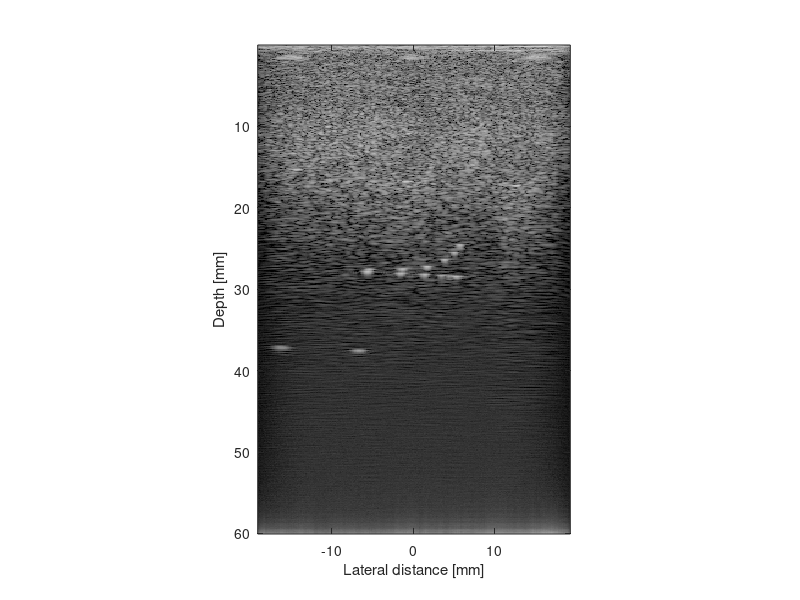
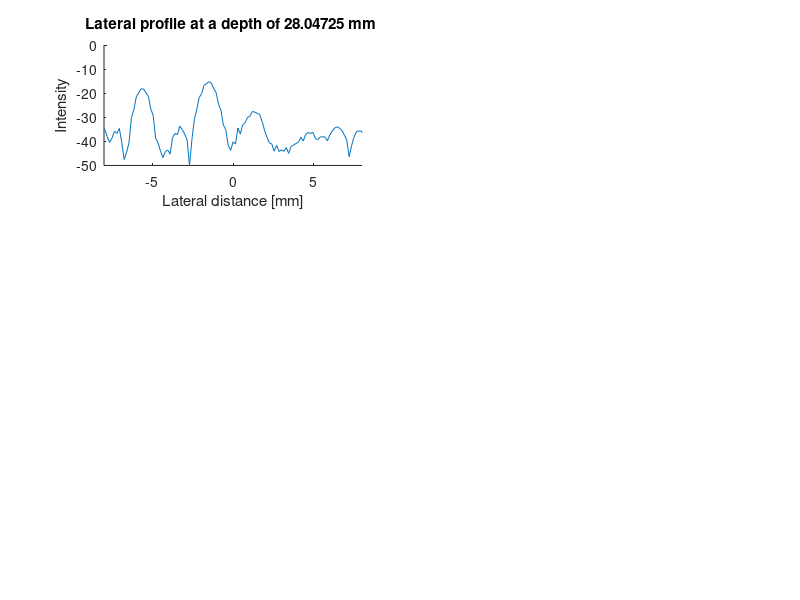

The MATLAB source for these figures, in order: (Note: this script raises an error after producing the figures.)
%% Load Resolution Data
load('BE17B009_resolution_ST')
sa = RF_sum;  fs = 40e6;  c = 1540;
no_lines = size(sa,2);
dx = 0.3e-3/2;  
t1 = 25e-9;
min_sample = min(t1)*fs;
figure(1); grid on
env = abs(hilbert(sa));
env_dB = 20*log10(env);
env_dB = env_dB - max(max(env_dB));
dynamic_range= -50;
env_dB(env_dB<dynamic_range)=dynamic_range;
env_gray0 = env_dB;
x = ((1:no_lines)-no_lines/2)*dx;
depth = ((0:size(env,1)-1)+ min_sample)/fs*c/2;
 
figure(1);
imagesc(x*1000, depth*1000,env_gray0) 
colormap(gray)
xlabel('Lateral distance [mm]')
ylabel('Depth [mm]')
axis('image')

%% Lateral Resolution

lateral_profile1 = env_gray0(1457,:); % 28.04725
lateral_profile2 = env_gray0(1468,:); % 28.25900
lateral_profile3 = env_gray0(1475,:); % 28.39375
lateral_profile4 = env_gray0(1482,:); % 28.52850
lateral_profile5 = env_gray0(1484,:); % 28.56700

figure(2);
subplot(3,2,1); hold on; plot(x*1000,lateral_profile1, LineWidth=1); xlabel('Lateral distance [mm]');ylabel('Intensity');
title('Lateral profile at a depth of 28.04725 mm '); xlim([-8 8]); ylim([-50 0]);
ind1 = 91; ind2 = 118;
xline([x(ind1)*1000 x(ind2)*1000], 'k', LineWidth= 1);
dist_from50 = 50-abs(max(lateral_profile1(ind1), lateral_profile1(ind2)));
yline((-50 + 0.5*(dist_from50)),'r', LineWidth= 1)

subplot(3,2,2); grid on; plot(x*1000,lateral_profile2, LineWidth=1); xlabel('Lateral distance [mm]');ylabel('Intensity');
title('Lateral profile at a depth of 28.25900 mm ');  xlim([-8 8]); ylim([-50 0]);
ind1= 118; ind2 = 137;
xline([x(ind1)*1000 x(ind2)*1000], 'k', LineWidth= 1);
dist_from50 = 50-abs(max(lateral_profile2(ind1), lateral_profile2(ind2)));
yline((-50 + 0.5*(dist_from50)),'r', LineWidth= 1)

subplot(3,2,3); grid on; plot(x*1000,lateral_profile3, LineWidth=1); xlabel('Lateral distance [mm]');ylabel('Intensity');
title('Lateral profile at a depth of 28.39375 mm ');  xlim([-8 8]); ylim([-50 0]);
ind1 = 137; ind2 = 151;
xline([x(ind1)*1000 x(ind2)*1000], 'k', LineWidth= 1);
dist_from50 = 50-abs(max(lateral_profile3(ind1), lateral_profile3(ind2)));
yline((-50 + 0.5*(dist_from50)),'r', LineWidth= 1)

subplot(3,2,4); grid on; plot(x*1000,lateral_profile4, LineWidth=1); xlabel('Lateral distance [mm]');ylabel('Intensity');
title('Lateral profile at a depth of 28.52850 mm ');  xlim([-8 8]); ylim([-50 0]);
ind1 = 151; ind2 = 157;
xline([x(ind1)*1000 x(ind2)*1000], 'k', LineWidth= 1);
dist_from50 = 50-abs(max(lateral_profile4(ind1), lateral_profile4(ind2)));
yline((-50 + 0.5*(dist_from50)),'r', LineWidth= 1)

subplot(3,2,5); grid on; plot(x*1000,lateral_profile5, LineWidth=1); xlabel('Lateral distance [mm]');ylabel('Intensity');
title('Lateral profile at a depth of 28.56700 mm ');  xlim([-8 8]); ylim([-50 0]);
ind1 = 157; ind2 = 164;
xline([x(ind1)*1000 x(ind2)*1000], 'k', LineWidth= 1);
dist_from50 = 50-abs(max(lateral_profile5(ind1), lateral_profile5(ind2)));
yline((-50 + 0.5*(dist_from50)),'r', LineWidth= 1)


%% Axial Resolution

axial_profile1=env_gray0(:,138); % 1.5
axial_profile2=env_gray0(:,116); % -1.8
axial_profile3=env_gray0(:,90);  % -5.7

figure(3);
subplot(3,1,1); hold on; plot(depth*1000,axial_profile1, LineWidth=1); 
xlabel('Axial distance [mm]');ylabel('Intensity');
title('Axial profile at a lateral distance of 1.5 mm ');
xlim([26 29]); ylim([-50 0]);
ind1 = 1414; ind2 = 1466;
xline([depth(ind1)*1000 depth(ind2)*1000], 'k', LineWidth= 1);
dist_from50 = 50-abs(max(axial_profile1(ind1), axial_profile1(ind2)));
yline((-50 + 0.5*(dist_from50)),'r', LineWidth= 1)

subplot(3,1,2); hold on; plot(depth*1000,axial_profile2, LineWidth=1); 
xlabel('Axial distance [mm]');ylabel('Intensity');
title('Axial profile at a lateral distance of -1.8 mm ');
xlim([26 29]); ylim([-50 0]);
ind1 = 1430; ind2 = 1459;
xline([depth(ind1)*1000 depth(ind2)*1000], 'k', LineWidth= 1);
dist_from50 = 50-abs(max(axial_profile2(ind1), axial_profile2(ind2)));
yline((-50 + 0.5*(dist_from50)),'r', LineWidth= 1)

subplot(3,1,3); hold on; plot(depth*1000,axial_profile3, LineWidth=1); 
xlabel('Axial distance [mm]');ylabel('Intensity');
title('Axial profile at a lateral distance of -5.7 mm ');
xlim([26 29]); ylim([-50 0]);
ind1 = 1432; ind2 = 1447;
xline([depth(ind1)*1000 depth(ind2)*1000], 'k', LineWidth= 1);
dist_from50 = 50-abs(max(axial_profile3(ind1), axial_profile3(ind2)));
yline((-50 + 0.5*(dist_from50)),'r', LineWidth= 1)



%% Load Contrast Data

load('BE17B009_contrast_ST')
sa = RF_sum;  fs = 40e6;  c = 1540;
no_lines = size(sa,2);
dx = 0.3e-3/2;  
t1 = 25e-9;
min_sample = min(t1)*fs;
figure(4); grid on
env = abs(hilbert(sa));
env_dB = 20*log10(env);
env_dB = env_dB - max(max(env_dB));
dynamic_range= -50;
env_dB(env_dB<dynamic_range)=dynamic_range;
env_gray0 = env_dB;
x = ((1:no_lines)-no_lines/2)*dx;
depth = ((0:size(env,1)-1)+ min_sample)/fs*c/2;
 
figure(4);
imagesc(x*1000, depth*1000,env_gray0) 
colormap(gray)
xlabel('Lateral distance [mm]')
ylabel('Depth [mm]')
axis('image')

%% Contrast

% Cyst pixels
c1 = env_gray0(728: 936, 192:205); 

% Background pixels
b1 = env_gray0(572: 1092, 153:173);
b2 = env_gray0(1014:1092, 153:243);
b3 = env_gray0(572:1092, 224:243); 
b4 = env_gray0(572:650, 153:243);

cyst_intensity = c1(:);
background_intensity = [b1(:); b2(:); b3(:); b4(:)];

mean_cyst = mean(cyst_intensity);
mean_bg = mean(background_intensity);

std_cyst = std(cyst_intensity);
std_bg = std(background_intensity);

CR = 20*log10(mean_cyst/mean_bg);
CNR = abs(mean_cyst - mean_bg)/sqrt(std_cyst^2 + std_bg^2);
disp(CR); disp(CNR);

%% Shade area of cyst and background pixels

% Cyst pixels
env_gray0(728: 936, 192:205) = 0; 

% Background pixels
env_gray0(572: 1092, 153:173) = 0;
env_gray0(1014:1092, 153:243) = 0;
env_gray0(572:1092, 224:243) = 0;
env_gray0(572:650, 153:243) = 0;

figure(6);
imagesc(x*1000, depth*1000,env_gray0) 
colormap(gray)
xlabel('Lateral distance [mm]')
ylabel('Depth [mm]')
axis('image')

%%





